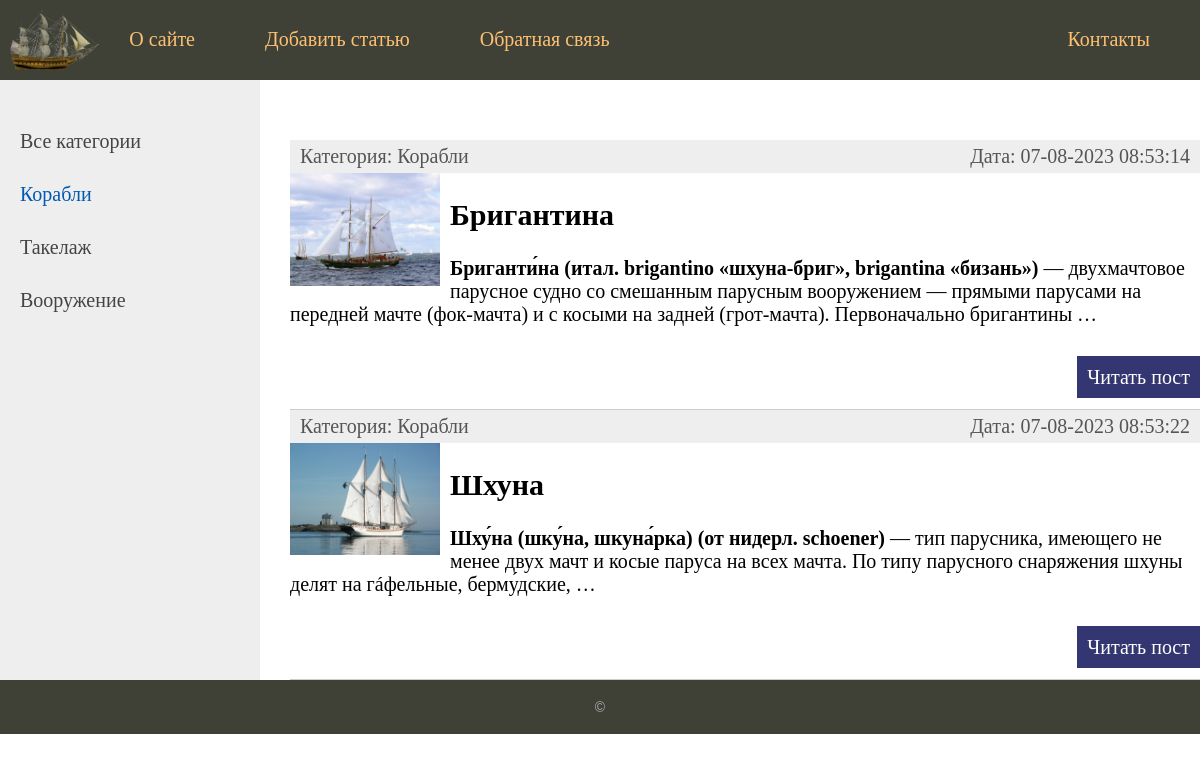
Page /category/1/ on the committed database.
### wiki/models.py (models this page shows, shortened)
class Category (models.Model):
    name = models.CharField(max_length=100, db_index=True, verbose_name='Категория')
    def __str__(self):
        return self.name
    def get_absolute_url(self):
        return reverse('category', kwargs={'cat_id': self.pk})
    class Meta:
        verbose_name = 'Категорию'
        verbose_name_plural = 'Категории'
        ordering = ['id']

class Wiki(models.Model):
    title = models.CharField(max_length=255, verbose_name='Заголовок')
    content = models.TextField(blank=True, verbose_name='Текст статьи')
    photo = models.ImageField(upload_to="photos/%Y/%m/%d/", verbose_name='Фото')
    time_create = models.DateTimeField(auto_now_add=True, verbose_name='Время создания')
    time_update = models.DateTimeField(auto_now=True, verbose_name='Время изменения')
    is_published = models.BooleanField(default=True, verbose_name='Публикация')
    cat = models.ForeignKey('Category', on_delete=models.PROTECT, null=True, verbose_name='Категория')
    def get_absolute_url(self):
        return reverse('post', kwargs={'post_id': self.pk})
    class Meta:
        verbose_name = 'База знаний'
        verbose_name_plural = 'База знаний'
        ordering = ['time_create', 'title']

### wiki/views.py (the view)
# urls.py: path('category/<int:cat_id>/', show_category, name='category'),
def show_category(request, cat_id):
    posts = Wiki.objects.filter(cat_id=cat_id)
    if len(posts) ==0:
        raise Http404()
    context = {
        'posts': posts,
        'menu': menu,
        'title': 'Главная страница',
        'cat_selected': cat_id,
    }
    return render(request, 'wiki/index.html', context=context)

### wiki/templatetags/wiki_tags.py (called while the page is built)
@register.inclusion_tag('wiki/list_categories.html')
def show_categories(sort=None, cat_selected=0):
    if not sort:
        cats = Category.objects.all()
    else:
        cats = Category.objects.order_by(sort)
    return {'cats': cats, 'cat_selected':cat_selected}

### wiki/templates/wiki/index.html (shortened to what this page needs)
{% extends 'wiki/base.html' %}
{% block content %}
<ul class="list-articles">
		{% for p in posts %}
				<li>
					<div class="article-panel">
						<p class="first">Категория: {{ p.cat }}</p>
						<p class="last">Дата: {{ p.time_update|date:"d-m-Y H:i:s" }}</p>
					</div>
					{% if p.photo %}
						<img class="img-article-left thumb" src="{{p.photo.url}}">
					{% endif %}
					<h2>{{p.title}}</h2>
		{% autoescape off %}
		{{p.content|linebreaks|truncatewords:30}}
		{% endautoescape %}
				<p class="link-read-post"><a href="{{ p.get_absolute_url }}">Читать пост</a></p>
				</li>
		{% endfor %}
</ul>
{% endblock %}

### wiki/templates/wiki/list_categories.html
{% for c in cats %}
    {% if c.pk == cat_selected %}
        <li class="selected">{{c.name}}</li>
    {% else %}
         <li><a href="{{ c.get_absolute_url }}">{{c.name}}</a></li>
    {% endif %}
{% endfor %}

### wiki/static/wiki/css/styles.css (style rules this page uses)
html, body { margin: 0; padding: 0; }
body { background-color: #fff; display: flex; justify-content: center; }
a { color: #0059b2; text-decoration: none; }
img { max-width: 600px; height: auto; }
img.img-article-left { max-width: 300px; height: auto; float: left; padding: 0 10px 10px 0; }
img.img-article-left.thumb { max-width: 150px; height: auto; }
p.link-read-post { text-align: right; }
p.link-read-post a { padding: 10px; min-width: 100px; background: #333671; color: #fff; text-decoration: none; }
div.article-panel { background: #eee; padding: 5px 10px 5px 10px; box-sizing: border-box; overflow: hidden; color: #555; }
div.article-panel p.first { margin: 0; float: left; }
div.article-panel p.last { margin: 0; float: right; }
ul.list-articles { list-style: none; margin: 0; padding: 0; }
ul.list-articles li { border-bottom: 1px solid #ccc; }
.left-chapters ul li { margin: 30px 0 0 0; color: #999; }
.left-chapters ul li.selected { color: #0059b2; }
.left-chapters ul li a { color: #444; text-decoration: none; }

### rows in the picture
Category: name "Корабли"
Category: name "Такелаж"
Category: name "Вооружение"
Wiki: cat "Корабли", time_update "07-08-2023 08:53:14", photo (picture), title "Бригантина", content "Бриганти́на (итал. brigantino «шхуна-бриг», brigantina «бизань») — двухмачтовое парусное судно со смешанным парусным вооружением — прямыми парусами на передней мачте (фок-мачта) и с косыми на задней (грот-мачта). Первоначально бригантины …"
Wiki: cat "Корабли", time_update "07-08-2023 08:53:22", photo (picture), title "Шхуна", content "Шху́на (шку́на, шкуна́рка) (от нидерл. sсhоenеr) — тип парусника, имеющего не менее двух мачт и косые паруса на всех мачта. По типу парусного снаряжения шхуны делят на гáфельные, берму́дские, …"

### other values in the picture
{{ m.title }} "О сайте" "Добавить статью" "Обратная связь"
{{ m.title }} "Контакты"
